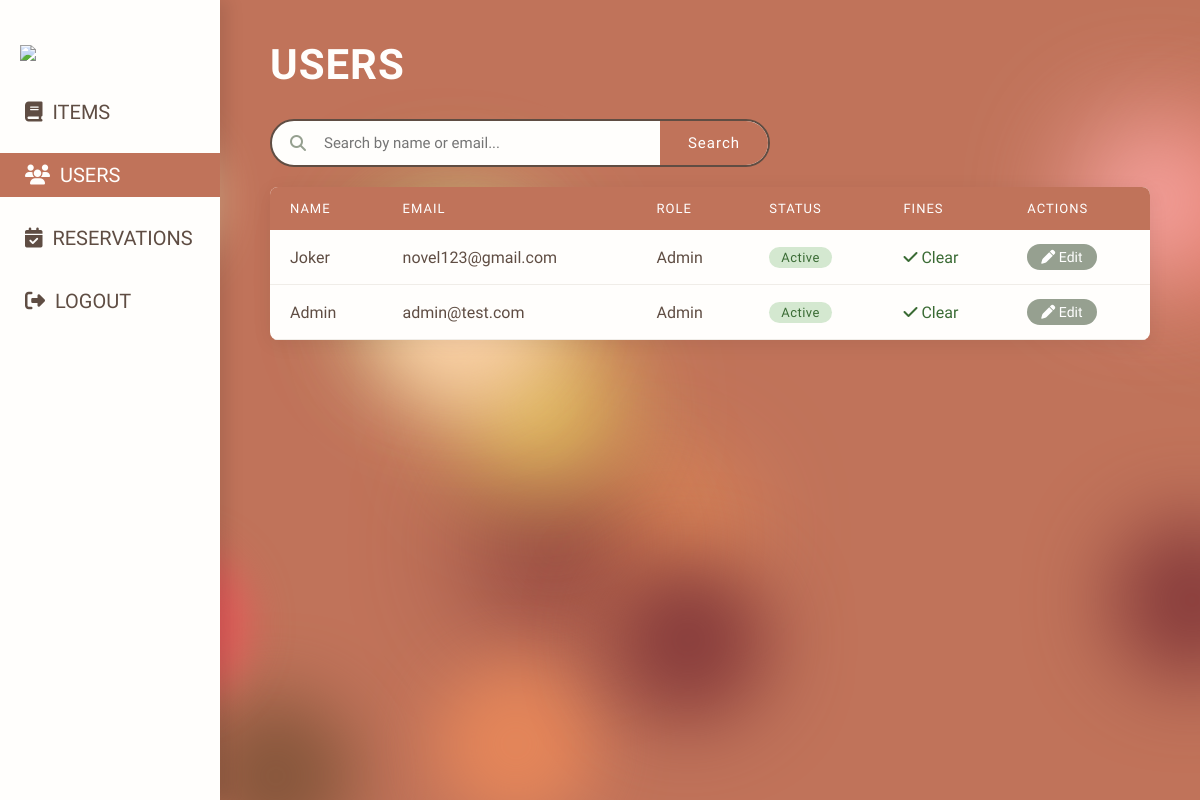
/admin/users (signed in), run on an earlier commit of the app's database.
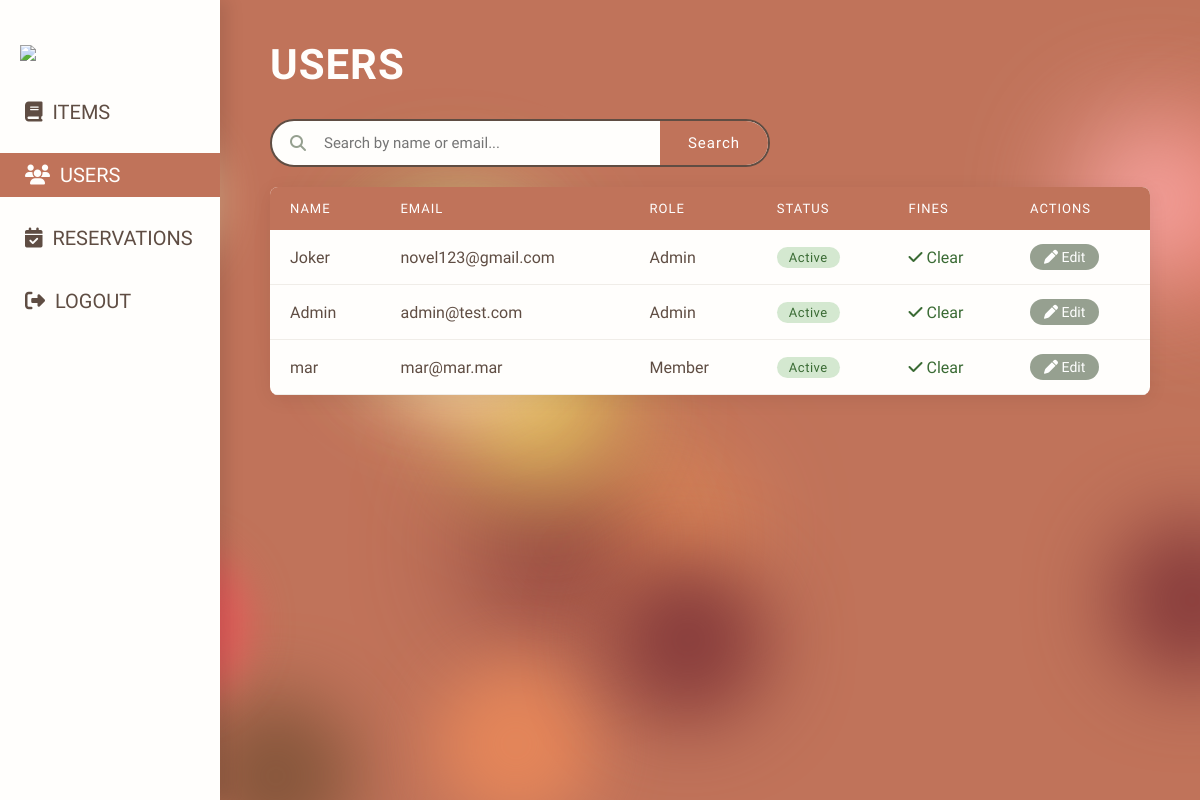
And on a later commit of the database.
### models/users.py (models this page shows, shortened)
class User(UserMixin, db.Model):
    __tablename__ = "users"
    id              = db.Column(db.Integer, primary_key=True)
    user_id         = db.Column(db.String(36), unique=True, nullable=False)
    name            = db.Column(db.String(80), nullable=False)
    email           = db.Column(db.String(150), unique=True, nullable=False)
    password        = db.Column(db.String(260), nullable=False)
    phone           = db.Column(db.String(20), nullable=True)
    added_on        = db.Column(db.DateTime, default=utcnow)
    role            = db.Column(db.Enum(UserRole), nullable=False)
    status          = db.Column(db.Enum(MemberStatus), nullable=True)
    member_since = db.Column(db.DateTime, nullable=  True)
    max_loanable_items = db.Column(db.Integer, nullable = True, default=4)
    max_loanable_computers = db.Column(db.Integer, nullable = True, default=1)
    permissions     = db.Column(db.JSON, nullable=True)
    __mapper_args__ = {
            'polymorphic_on':       role
        }

### app.py (the view)
@app.route('/admin/users')
@login_required
def admin_users():
    if current_user.get_role().value != 'Admin':
        abort(403)
    q = request.args.get('q', '')
    if q:
        users = User.query.filter(
            db.or_(User.name.ilike(f'%{q}%'), User.email.ilike(f'%{q}%'))
        ).all()
    else:
        users = User.query.all()
    return render_template('admin-users.html', users=users)

### app.py (called while the page is built)
@login_manager.user_loader
def load_user(user_id):
    return User.query.filter_by(user_id=user_id).first()

### models/users.py (called while the page is built)
    def get_role(self):
        return UserRole.ADMIN

### templates/admin-users.html (shortened to what this page needs)
{% extends "admin-layout.html" %}
{% block content %}
<div class="page-header">
    <h2 class="page-title">Users</h2>
</div>
<form method="GET" action="{{ url_for('admin_users') }}">
    <div class="search-bar">
        <i class="fas fa-search"></i>
        <input type="text" name="q" placeholder="Search by name or email..."
               value="{{ request.args.get('q', '') }}">
        <button type="submit">Search</button>
    </div>
</form>
<div class="card">
    {% if users %}
    <table>
        <thead>
            <tr>
                <th>Name</th>
                <th>Email</th>
                <th>Role</th>
                <th>Status</th>
                <th>Fines</th>
                <th>Actions</th>
            </tr>
        </thead>
        <tbody>
            {% for user in users %}
            <tr>
                <td>{{ user.name }}</td>
                <td>{{ user.email }}</td>
                <td>{{ user.role.value }}</td>
                <td>
                    {% if user.status and user.status.value == 'Suspended' %}
                        <span class="badge suspended">Suspended</span>
                    {% else %}
                        <span class="badge active">Active</span>
                    {% endif %}
                </td>
                <td>
                    {% if user.fines %}
                        {% set unpaid = user.fines | selectattr('status.value', 'equalto', 'Unpaid') | list %}
                        {% if unpaid %}
                            <span style="color: var(--admin-accent);">
                                <i class="fa-solid fa-triangle-exclamation"></i>
                                {{ unpaid | length }} unpaid
                            </span>
                        {% else %}
                            <span style="color: #3a6b34;">
                                <i class="fa-solid fa-check"></i> Clear
                            </span>
                        {% endif %}
                    {% else %}
                        <span style="color: #3a6b34;">
                            <i class="fa-solid fa-check"></i> Clear
                        {% endif %}
                    </span>
                </td>
                <td>
                    <button class="action-btn edit"
                            onclick="openEditModal(
                                '{{ user.user_id }}',
                                '{{ user.name }}',
                                '{{ user.email }}',
                                '{{ user.status.value if user.status else 'Active' }}',
                                {{ user.fines | selectattr('status.value', 'equalto', 'Unpaid') | list | length if user.fines else 0 }},
                                '{{ user.fines | selectattr('status.value', 'equalto', 'Unpaid') | map(attribute='fine_id') | first if user.fines and (user.fines | selectattr('status.value', 'equalto', 'Unpaid') | list) else '' }}'
                            )">
                        <i class="fa-solid fa-pen"></i> Edit
                    </button>
                </td>
            </tr>
            {% endfor %}
        </tbody>
    </table>
    {% else %}
    <div class="empty-state">
        <i class="fa-solid fa-users-slash"></i>
        No users found{% if request.args.get('q') %} for "{{ request.args.get('q') }}"{% endif %}.
    </div>
    {% endif %}
</div>
{% endblock %}

What changed in the data, as far as the page shows it:
added User: name "mar", email "mar@mar.mar", role.value "Member", status "Active", shows "Clear"
